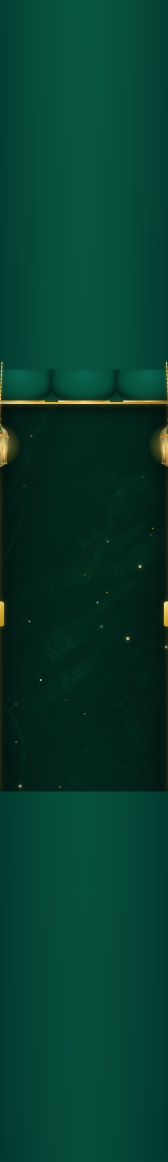
#> input picture scratch/attire_card_only.png, 336 x 2323 px, given in place of canva_invitation_card_page1_opt.png, which was not available (shown at 1/2 size)
$ python compute_diff.py
#> lines starting #> are read from the running program, lines starting #| are printed output that depends on the picture; after the words box and inside, x2 and y2 are one past the last pixel; in counts of white or black regions, pixels touching at a corner belong together; pictures that were not available may be replaced by others from this repository, and a replacement may not be noted
from PIL import Image, ImageChops
import numpy as np

orig = Image.open('assets/images/canva_invitation_card_page1_opt.png').convert('RGB')
#> orig is the input picture: PIL image 336x2323 RGB; mean R, G, B 6, 61.1, 45.9
test = Image.open('scratch/test_removed_xobjs.png').convert('RGB')
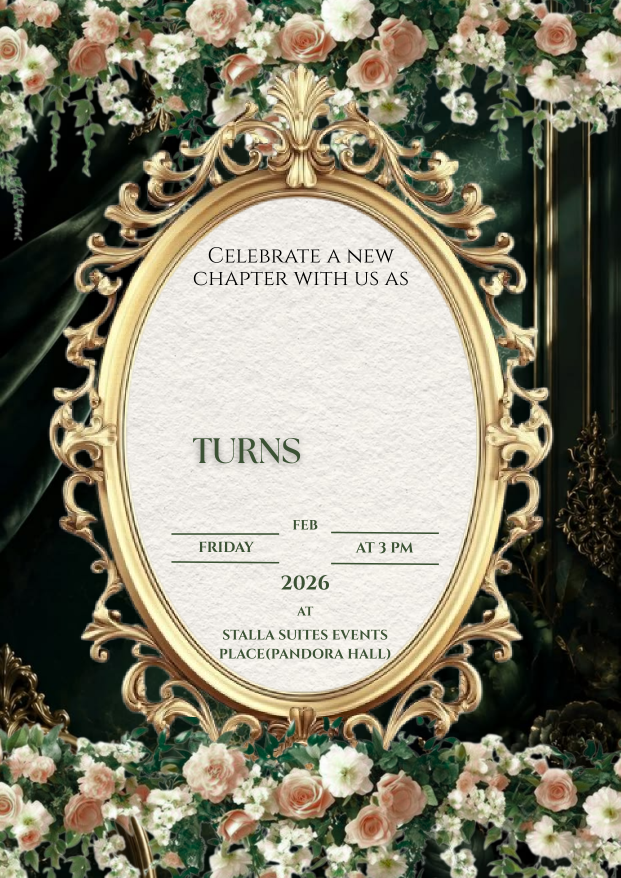
#> input picture scratch/test_removed_xobjs.png, 1241 x 1755 px, found by its file name (shown at 1/2 size)
#> test is the input picture: PIL image 1241x1755 RGB; mean R, G, B 133.8, 130.7, 112.4

diff = ImageChops.difference(orig, test)
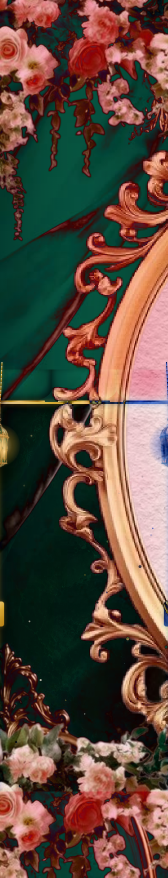
#> diff: PIL image 336x1755 RGB (shown at 1/2 size); mean R, G, B 93.5, 74.5, 62.1
diff.save('scratch/diff.png')
print("Diff saved, max diff per channel:", np.array(diff).max(axis=(0,1)))
#| Diff saved, max diff per channel: [254 232 233]

# Where are the differences located?
diff_arr = np.array(diff)
diff_mask = diff_arr.sum(axis=2) > 20
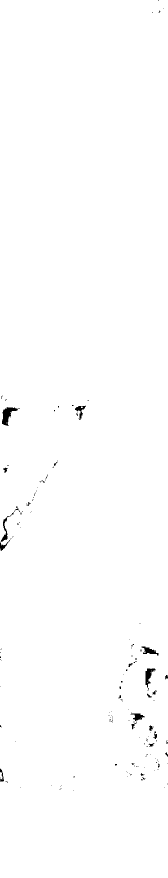
#> diff_mask: shape (1755, 336) bool (shown at 1/2 size); 99.5% white; 161 black regions (141 under 20 px), largest, box (x1, y1, x2, y2) and area: (4, 814, 40, 852) 550, (0, 1017, 40, 1102) 406, (291, 1337, 311, 1375) 350
y_indices, x_indices = np.where(diff_mask)
if len(y_indices) > 0:
    print(f"Diff bounding box: x=[{x_indices.min()}, {x_indices.max()}], y=[{y_indices.min()}, {y_indices.max()}]")
#| Diff bounding box: x=[0, 335], y=[0, 1754]
